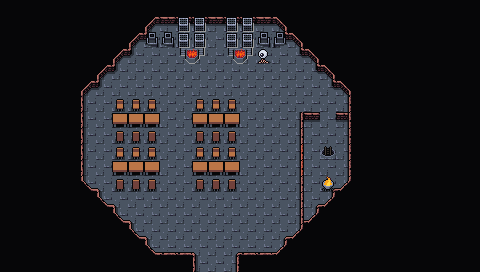

A level layout from a 2D game, rendered from its tile map. Below: a short description, then the map file with tile-grid data replaced by summaries:
An orthogonal 30x17 tile map with 16x16 px tiles, 4 tile layers (Collision, Background, Ground, Clutter), 2 tilesets and 25 objects.

<map version="1.10" tiledversion="1.10.1" orientation="orthogonal" renderorder="right-down" width="30" height="17" tilewidth="16" tileheight="16" infinite="0" nextlayerid="7" nextobjectid="107">
 <editorsettings>
  <export target="wastetown..tmx" format="tmx" />
 </editorsettings>
 <tileset firstgid="1" source="../../tileset/main.tsx" />
 <tileset firstgid="10113" source="../../tileset/buildings.tsx" />
 <layer id="6" name="Collision" width="30" height="17">
  <data>[510 cells, 62 non-empty, 9 distinct tile ids]</data>
 </layer>
 <layer id="1" name="Background" width="30" height="17">
  <data>[510 cells, 218 non-empty, 1 distinct tile ids]</data>
 </layer>
 <layer id="2" name="Ground" width="30" height="17">
  <data>[510 cells, 353 non-empty, 14 distinct tile ids]</data>
 </layer>
 <layer id="3" name="Clutter" width="30" height="17">
  <properties>
   <property name="spriteLayer" type="bool" value="true" />
  </properties>
  <data>[510 cells, 64 non-empty, 14 distinct tile ids]</data>
 </layer>
 <objectgroup id="4" name="Objects">
  <object id="38" template="../../obj/entry_up.tx" x="192" y="280.665" width="48" height="16">
   <properties>
    <property name="teleport" value="" />
   </properties>
  </object>
  <object id="50" template="../../obj/enemy.tx" x="291.132" y="96.7759">
   <properties>
    <property name="enemy" value="Illusionist" />
    <property name="threatRange" type="int" value="30" />
    <property name="waypoints" value="92,95,97,93,97,95,92,102,101" />
   </properties>
  </object>
  <object id="65" template="../../obj/treasure.tx" x="208" y="47.5">
   <properties>
    <property name="reward" value="[{&quot;type&quot;: &quot;randomCard&quot;,&quot;colors&quot;: [&quot;Blue&quot;], &quot;count&quot;: 5 }, {&quot;type&quot;: &quot;item&quot;,&quot;count&quot;: 1,&quot;probability&quot;:0.2,&quot;itemName&quot;: &quot;Steel Sword&quot;}]" />
   </properties>
  </object>
  <object id="83" template="../../obj/booster.tx" x="227.311" y="125.723">
   <properties>
    <property name="reward">[
  {
    "editions": [ "M11" ],
    "type": "card",
    "count": 10,
    "rarity": [ "Common" ]
    "colors": [ "Blue" ]
  },
  {
    "editions": [ "M10" ],
    "type": "card",
    "count": 3,
    "rarity": [ "Uncommon" ]
    "colors": [ "Blue" ]
  },
  {
    "editions": [ "M10" ],
    "type": "card",
    "count": 1,
    "rarity": [ "Rare", "Mythic Rare" ]
    "colors": [ "Blue" ]
  }
]
</property>
   </properties>
  </object>
  <object id="84" template="../../obj/enemy.tx" x="179.092" y="220.668">
   <properties>
    <property name="enemy" value="Illusionist" />
    <property name="threatRange" type="int" value="30" />
    <property name="waypoints" value="93,94" />
   </properties>
  </object>
  <object id="85" template="../../obj/enemy.tx" x="266.286" y="196.992">
   <properties>
    <property name="enemy" value="Illusionist" />
    <property name="threatRange" type="int" value="30" />
    <property name="waypoints" value="97,95,92,95" />
   </properties>
  </object>
  <object id="86" template="../../obj/enemy.tx" x="168.12" y="149.642">
   <properties>
    <property name="enemy" value="Illusionist" />
    <property name="threatRange" type="int" value="30" />
    <property name="waypoints" value="96,98,102,92,102,98" />
   </properties>
  </object>
  <object id="87" template="../../obj/enemy.tx" x="168.12" y="93.6301">
   <properties>
    <property name="enemy" value="Illusionist" />
    <property name="threatRange" type="int" value="30" />
    <property name="waypoints" value="101,102,92,95,92,102" />
   </properties>
  </object>
  <object id="88" template="../../obj/enemy.tx" x="209.119" y="63.0256">
   <properties>
    <property name="enemy" value="Djinn" />
    <property name="threatRange" type="int" value="30" />
   </properties>
  </object>
  <object id="89" template="../../obj/booster.tx" x="108.019" y="174.228">
   <properties>
    <property name="reward">[
  {
    "editions": [ "M10" ],
    "type": "card",
    "count": 10,
    "rarity": [ "Common" ]
    "colors": [ "Blue" ]
  },
  {
    "editions": [ "M10" ],
    "type": "card",
    "count": 3,
    "rarity": [ "Uncommon" ]
    "colors": [ "Blue" ]
  },
  {
    "editions": [ "M10" ],
    "type": "card",
    "count": 1,
    "rarity": [ "Rare", "Mythic Rare" ]
    "colors": [ "Blue" ]
  }
]
</property>
   </properties>
  </object>
  <object id="91" template="../../obj/enemy.tx" x="87.8556" y="145.6">
   <properties>
    <property name="enemy" value="Illusionist" />
    <property name="reward">[
  {
    "type": "item",
    "probability": 1,
    "count": 1,
    "itemName": "Illusionist's Key"
  }
]
</property>
    <property name="threatRange" type="int" value="30" />
    <property name="waypoints" value="99,100,101,100" />
   </properties>
  </object>
  <object id="92" template="../../obj/waypoint.tx" x="266.286" y="89.0105" />
  <object id="93" template="../../obj/waypoint.tx" x="250.117" y="227.597" />
  <object id="94" template="../../obj/waypoint.tx" x="129.432" y="217.78" />
  <object id="95" template="../../obj/waypoint.tx" x="262.244" y="128.277" />
  <object id="96" template="../../obj/waypoint.tx" x="169.853" y="194.683" />
  <object id="97" template="../../obj/waypoint.tx" x="266.863" y="169.853" />
  <object id="98" template="../../obj/waypoint.tx" x="161.923" y="98.817" />
  <object id="99" template="../../obj/waypoint.tx" x="87.8556" y="173.895" />
  <object id="100" template="../../obj/waypoint.tx" x="96.0997" y="112.019" width="10.6667" height="11.6667" />
  <object id="101" template="../../obj/waypoint.tx" x="130.108" y="77.4516" />
  <object id="102" template="../../obj/waypoint.tx" x="197.57" y="89.588" />
  <object id="104" template="../../obj/entry_up.tx" x="320.565" y="158.304">
   <properties>
    <property name="teleport" value="../common/maps/map/magetower/magetower_14.tmx" />
   </properties>
  </object>
  <object id="105" template="../../obj/manashards.tx" x="158.667" y="68.6667" />
  <object id="106" template="../../obj/gate.tx" x="320.167" y="133" width="14.9999" height="22">
   <properties>
    <property name="dialog">[{
    "text":"This door is be locked. Judging by the scrapes and scratches on the floor, however, it seems to be opened frequently. Perhaps the key can be found nearby?",
    "options":[
    { "name":"(Leave)" },
    {      
        "name":"Unlock the gate with the Illusionist's key",     
        "condition":[{"item":"Illusionist's Key"}],    
        "text":"The door swings open and you can continue to explore the tower.",
        "options":[{"name":"continue", "action":[ {"deleteMapObject":-1},{"removeItem":"Illusionist's Key"}]} ]
    }
    ]
}]</property>
   </properties>
  </object>
 </objectgroup>
</map>
